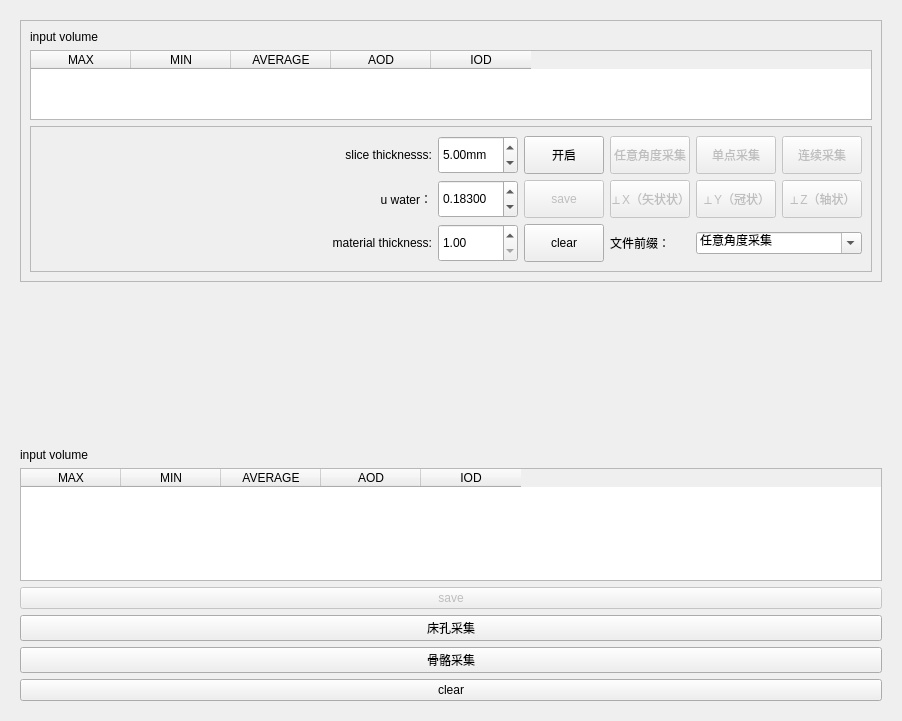
<?xml version="1.0" encoding="UTF-8"?>
<ui version="4.0">
 <class>qSlicerCalculusModuleWidget</class>
 <widget class="qSlicerWidget" name="qSlicerCalculusModuleWidget">
  <property name="geometry">
   <rect>
    <x>0</x>
    <y>0</y>
    <width>902</width>
    <height>721</height>
   </rect>
  </property>
  <property name="windowTitle">
   <string>Form</string>
  </property>
  <layout class="QVBoxLayout" name="verticalLayout" stretch="2,1,2,0">
   <item>
    <widget class="ctkCollapsibleButton" name="CTKCollapsibleButton" native="true">
     <property name="text" stdset="0">
      <string>Stone Data</string>
     </property>
     <layout class="QVBoxLayout" name="verticalLayout_3" stretch="5">
      <item>
       <widget class="QFrame" name="comboxFrame">
        <property name="frameShape">
         <enum>QFrame::StyledPanel</enum>
        </property>
        <property name="frameShadow">
         <enum>QFrame::Raised</enum>
        </property>
        <layout class="QFormLayout" name="formLayout">
         <property name="fieldGrowthPolicy">
          <enum>QFormLayout::AllNonFixedFieldsGrow</enum>
         </property>
         <item row="0" column="0">
          <widget class="QLabel" name="label">
           <property name="text">
            <string>input volume</string>
           </property>
          </widget>
         </item>
         <item row="0" column="1">
          <widget class="qMRMLNodeComboBox" name="inputVolumeMRMLNodeComboBox" native="true">
           <property name="nodeTypes" stdset="0">
            <string>vtkMRMLScalarVolumeNode</string>
           </property>
           <property name="noneEnabled" stdset="0">
            <bool>true</bool>
           </property>
           <property name="addEnabled" stdset="0">
            <bool>false</bool>
           </property>
           <property name="removeEnabled" stdset="0">
            <bool>true</bool>
           </property>
           <property name="renameEnabled" stdset="0">
            <bool>false</bool>
           </property>
          </widget>
         </item>
         <item row="1" column="0" colspan="2">
          <widget class="QTableWidget" name="tableblock_2">
           <column>
            <property name="text">
             <string>MAX</string>
            </property>
           </column>
           <column>
            <property name="text">
             <string>MIN</string>
            </property>
           </column>
           <column>
            <property name="text">
             <string>AVERAGE</string>
            </property>
           </column>
           <column>
            <property name="text">
             <string>AOD</string>
            </property>
           </column>
           <column>
            <property name="text">
             <string>IOD</string>
            </property>
           </column>
          </widget>
         </item>
         <item row="5" column="0" colspan="2">
          <widget class="QFrame" name="frame">
           <property name="minimumSize">
            <size>
             <width>0</width>
             <height>0</height>
            </size>
           </property>
           <property name="frameShape">
            <enum>QFrame::StyledPanel</enum>
           </property>
           <property name="frameShadow">
            <enum>QFrame::Raised</enum>
           </property>
           <layout class="QGridLayout" name="gridLayout">
            <item row="5" column="3">
             <widget class="QDoubleSpinBox" name="uWaterSpinBox">
              <property name="minimumSize">
               <size>
                <width>80</width>
                <height>38</height>
               </size>
              </property>
              <property name="maximumSize">
               <size>
                <width>50</width>
                <height>16777215</height>
               </size>
              </property>
              <property name="decimals">
               <number>5</number>
              </property>
              <property name="value">
               <double>0.183000000000000</double>
              </property>
             </widget>
            </item>
            <item row="6" column="3">
             <widget class="QDoubleSpinBox" name="materialThickSpinBox">
              <property name="minimumSize">
               <size>
                <width>80</width>
                <height>38</height>
               </size>
              </property>
              <property name="maximumSize">
               <size>
                <width>50</width>
                <height>16777215</height>
               </size>
              </property>
              <property name="minimum">
               <double>1.000000000000000</double>
              </property>
              <property name="maximum">
               <double>20.000000000000000</double>
              </property>
             </widget>
            </item>
            <item row="6" column="6">
             <widget class="QPushButton" name="clearButton_2">
              <property name="minimumSize">
               <size>
                <width>80</width>
                <height>38</height>
               </size>
              </property>
              <property name="maximumSize">
               <size>
                <width>80</width>
                <height>16777215</height>
               </size>
              </property>
              <property name="text">
               <string>clear</string>
              </property>
             </widget>
            </item>
            <item row="5" column="6">
             <widget class="QPushButton" name="saveButton_2">
              <property name="enabled">
               <bool>false</bool>
              </property>
              <property name="minimumSize">
               <size>
                <width>80</width>
                <height>38</height>
               </size>
              </property>
              <property name="maximumSize">
               <size>
                <width>80</width>
                <height>16777215</height>
               </size>
              </property>
              <property name="text">
               <string>save</string>
              </property>
             </widget>
            </item>
            <item row="2" column="3">
             <widget class="QDoubleSpinBox" name="sliceThickSpinBox">
              <property name="minimumSize">
               <size>
                <width>80</width>
                <height>38</height>
               </size>
              </property>
              <property name="maximumSize">
               <size>
                <width>50</width>
                <height>16777215</height>
               </size>
              </property>
              <property name="suffix">
               <string>mm</string>
              </property>
              <property name="minimum">
               <double>1.000000000000000</double>
              </property>
              <property name="maximum">
               <double>20.000000000000000</double>
              </property>
              <property name="value">
               <double>5.000000000000000</double>
              </property>
             </widget>
            </item>
            <item row="2" column="6">
             <widget class="QPushButton" name="openBtn">
              <property name="enabled">
               <bool>true</bool>
              </property>
              <property name="minimumSize">
               <size>
                <width>80</width>
                <height>38</height>
               </size>
              </property>
              <property name="maximumSize">
               <size>
                <width>80</width>
                <height>16777215</height>
               </size>
              </property>
              <property name="text">
               <string>开启</string>
              </property>
              <property name="flat">
               <bool>false</bool>
              </property>
             </widget>
            </item>
            <item row="6" column="2">
             <widget class="QLabel" name="label_6">
              <property name="minimumSize">
               <size>
                <width>100</width>
                <height>38</height>
               </size>
              </property>
              <property name="text">
               <string>material thickness:</string>
              </property>
              <property name="alignment">
               <set>Qt::AlignRight|Qt::AlignTrailing|Qt::AlignVCenter</set>
              </property>
             </widget>
            </item>
            <item row="5" column="7">
             <widget class="QPushButton" name="x_verticalAcqStoneBtn">
              <property name="enabled">
               <bool>false</bool>
              </property>
              <property name="minimumSize">
               <size>
                <width>80</width>
                <height>38</height>
               </size>
              </property>
              <property name="maximumSize">
               <size>
                <width>80</width>
                <height>16777215</height>
               </size>
              </property>
              <property name="text">
               <string>⊥X（矢状状）</string>
              </property>
             </widget>
            </item>
            <item row="5" column="2">
             <widget class="QLabel" name="label_5">
              <property name="minimumSize">
               <size>
                <width>100</width>
                <height>38</height>
               </size>
              </property>
              <property name="text">
               <string>u water：</string>
              </property>
              <property name="alignment">
               <set>Qt::AlignRight|Qt::AlignTrailing|Qt::AlignVCenter</set>
              </property>
             </widget>
            </item>
            <item row="2" column="2">
             <widget class="QLabel" name="label_4">
              <property name="minimumSize">
               <size>
                <width>100</width>
                <height>38</height>
               </size>
              </property>
              <property name="text">
               <string>slice thicknesss:</string>
              </property>
              <property name="textFormat">
               <enum>Qt::PlainText</enum>
              </property>
              <property name="alignment">
               <set>Qt::AlignRight|Qt::AlignTrailing|Qt::AlignVCenter</set>
              </property>
             </widget>
            </item>
            <item row="5" column="8">
             <widget class="QPushButton" name="y_verticalAcqStoneBtn">
              <property name="enabled">
               <bool>false</bool>
              </property>
              <property name="minimumSize">
               <size>
                <width>80</width>
                <height>38</height>
               </size>
              </property>
              <property name="maximumSize">
               <size>
                <width>80</width>
                <height>16777215</height>
               </size>
              </property>
              <property name="text">
               <string>⊥Y（冠状）</string>
              </property>
             </widget>
            </item>
            <item row="2" column="7">
             <widget class="QPushButton" name="acqStoneBtn">
              <property name="enabled">
               <bool>false</bool>
              </property>
              <property name="minimumSize">
               <size>
                <width>80</width>
                <height>38</height>
               </size>
              </property>
              <property name="maximumSize">
               <size>
                <width>80</width>
                <height>16777215</height>
               </size>
              </property>
              <property name="text">
               <string>任意角度采集</string>
              </property>
             </widget>
            </item>
            <item row="2" column="8">
             <widget class="QPushButton" name="singleAcqStoneBtn">
              <property name="enabled">
               <bool>false</bool>
              </property>
              <property name="minimumSize">
               <size>
                <width>80</width>
                <height>38</height>
               </size>
              </property>
              <property name="maximumSize">
               <size>
                <width>80</width>
                <height>16777215</height>
               </size>
              </property>
              <property name="text">
               <string>单点采集</string>
              </property>
             </widget>
            </item>
            <item row="5" column="9">
             <widget class="QPushButton" name="z_verticalAcqStoneBtn">
              <property name="enabled">
               <bool>false</bool>
              </property>
              <property name="minimumSize">
               <size>
                <width>80</width>
                <height>38</height>
               </size>
              </property>
              <property name="maximumSize">
               <size>
                <width>80</width>
                <height>16777215</height>
               </size>
              </property>
              <property name="text">
               <string>⊥Z（轴状）</string>
              </property>
             </widget>
            </item>
            <item row="6" column="8" colspan="2">
             <widget class="QComboBox" name="fileNameComboBox">
              <property name="editable">
               <bool>true</bool>
              </property>
              <property name="frame">
               <bool>true</bool>
              </property>
              <item>
               <property name="text">
                <string>任意角度采集</string>
               </property>
              </item>
              <item>
               <property name="text">
                <string>单点采集</string>
               </property>
              </item>
              <item>
               <property name="text">
                <string>⊥X（矢状状）</string>
               </property>
              </item>
              <item>
               <property name="text">
                <string>⊥Y（冠状）</string>
               </property>
              </item>
              <item>
               <property name="text">
                <string>⊥Z（轴状）</string>
               </property>
              </item>
              <item>
               <property name="text">
                <string>连续采集</string>
               </property>
              </item>
              <item>
               <property name="text">
                <string>床孔采集</string>
               </property>
              </item>
              <item>
               <property name="text">
                <string>骨骼采集</string>
               </property>
              </item>
             </widget>
            </item>
            <item row="6" column="7">
             <widget class="QLabel" name="label_2">
              <property name="text">
               <string>文件前缀：</string>
              </property>
             </widget>
            </item>
            <item row="2" column="9">
             <widget class="QPushButton" name="continueAcqStoneBtn">
              <property name="enabled">
               <bool>false</bool>
              </property>
              <property name="minimumSize">
               <size>
                <width>80</width>
                <height>38</height>
               </size>
              </property>
              <property name="maximumSize">
               <size>
                <width>80</width>
                <height>16777215</height>
               </size>
              </property>
              <property name="text">
               <string>连续采集</string>
              </property>
             </widget>
            </item>
           </layout>
          </widget>
         </item>
        </layout>
       </widget>
      </item>
     </layout>
    </widget>
   </item>
   <item>
    <widget class="ctkCollapsibleButton" name="CTKCollapsibleButton_2" native="true">
     <property name="text" stdset="0">
      <string>Reformat Area</string>
     </property>
     <layout class="QVBoxLayout" name="verticalLayout_4" stretch="0">
      <item>
       <widget class="qSlicerCalculusReformatWidget" name="reformatWidget" native="true"/>
      </item>
     </layout>
    </widget>
   </item>
   <item>
    <widget class="ctkCollapsibleButton" name="CTKCollapsibleButton_3" native="true">
     <property name="text" stdset="0">
      <string>Bed Hole Parameter</string>
     </property>
     <layout class="QFormLayout" name="formLayout_2">
      <property name="fieldGrowthPolicy">
       <enum>QFormLayout::AllNonFixedFieldsGrow</enum>
      </property>
      <item row="0" column="0">
       <widget class="QLabel" name="label_3">
        <property name="text">
         <string>input volume</string>
        </property>
       </widget>
      </item>
      <item row="0" column="1">
       <widget class="qMRMLNodeComboBox" name="inputVolumeMRMLNodeComboBox_2" native="true">
        <property name="nodeTypes" stdset="0">
         <string>vtkMRMLScalarVolumeNode</string>
        </property>
        <property name="noneEnabled" stdset="0">
         <bool>true</bool>
        </property>
        <property name="addEnabled" stdset="0">
         <bool>false</bool>
        </property>
        <property name="removeEnabled" stdset="0">
         <bool>true</bool>
        </property>
        <property name="renameEnabled" stdset="0">
         <bool>false</bool>
        </property>
       </widget>
      </item>
      <item row="1" column="0" colspan="2">
       <widget class="QTableWidget" name="tableblock">
        <column>
         <property name="text">
          <string>MAX</string>
         </property>
        </column>
        <column>
         <property name="text">
          <string>MIN</string>
         </property>
        </column>
        <column>
         <property name="text">
          <string>AVERAGE</string>
         </property>
        </column>
        <column>
         <property name="text">
          <string>AOD</string>
         </property>
        </column>
        <column>
         <property name="text">
          <string>IOD</string>
         </property>
        </column>
       </widget>
      </item>
      <item row="2" column="0" colspan="2">
       <widget class="QPushButton" name="saveButton">
        <property name="enabled">
         <bool>false</bool>
        </property>
        <property name="text">
         <string>save</string>
        </property>
       </widget>
      </item>
      <item row="3" column="0" colspan="2">
       <widget class="QPushButton" name="generateButton">
        <property name="text">
         <string>床孔采集</string>
        </property>
       </widget>
      </item>
      <item row="5" column="0" colspan="2">
       <widget class="QPushButton" name="clearButton">
        <property name="text">
         <string>clear</string>
        </property>
       </widget>
      </item>
      <item row="4" column="0" colspan="2">
       <widget class="QPushButton" name="generateButton_2">
        <property name="text">
         <string>骨骼采集</string>
        </property>
       </widget>
      </item>
     </layout>
    </widget>
   </item>
   <item>
    <spacer name="verticalSpacer">
     <property name="orientation">
      <enum>Qt::Vertical</enum>
     </property>
     <property name="sizeHint" stdset="0">
      <size>
       <width>0</width>
       <height>0</height>
      </size>
     </property>
    </spacer>
   </item>
  </layout>
 </widget>
 <customwidgets>
  <customwidget>
   <class>ctkCollapsibleButton</class>
   <extends>QWidget</extends>
   <header>ctkCollapsibleButton.h</header>
   <container>1</container>
  </customwidget>
  <customwidget>
   <class>qMRMLNodeComboBox</class>
   <extends>QWidget</extends>
   <header>qMRMLNodeComboBox.h</header>
   <container>1</container>
   <slots>
    <slot>setMRMLScene(vtkMRMLScene*)</slot>
   </slots>
  </customwidget>
  <customwidget>
   <class>qSlicerWidget</class>
   <extends>QWidget</extends>
   <header>qSlicerWidget.h</header>
   <container>1</container>
  </customwidget>
  <customwidget>
   <class>qSlicerCalculusReformatWidget</class>
   <extends>QWidget</extends>
   <header>qslicercalculusreformatwidget.h</header>
   <container>1</container>
   <slots>
    <slot>onMRMLSceneChanged(vtkMRMLScene*)</slot>
   </slots>
  </customwidget>
 </customwidgets>
 <resources/>
 <connections>
  <connection>
   <sender>qSlicerCalculusModuleWidget</sender>
   <signal>mrmlSceneChanged(vtkMRMLScene*)</signal>
   <receiver>inputVolumeMRMLNodeComboBox</receiver>
   <slot>setMRMLScene(vtkMRMLScene*)</slot>
   <hints>
    <hint type="sourcelabel">
     <x>3</x>
     <y>78</y>
    </hint>
    <hint type="destinationlabel">
     <x>282</x>
     <y>48</y>
    </hint>
   </hints>
  </connection>
  <connection>
   <sender>qSlicerCalculusModuleWidget</sender>
   <signal>mrmlSceneChanged(vtkMRMLScene*)</signal>
   <receiver>reformatWidget</receiver>
   <slot>onMRMLSceneChanged(vtkMRMLScene*)</slot>
   <hints>
    <hint type="sourcelabel">
     <x>112</x>
     <y>4</y>
    </hint>
    <hint type="destinationlabel">
     <x>225</x>
     <y>252</y>
    </hint>
   </hints>
  </connection>
  <connection>
   <sender>qSlicerCalculusModuleWidget</sender>
   <signal>mrmlSceneChanged(vtkMRMLScene*)</signal>
   <receiver>inputVolumeMRMLNodeComboBox_2</receiver>
   <slot>setMRMLScene(vtkMRMLScene*)</slot>
   <hints>
    <hint type="sourcelabel">
     <x>450</x>
     <y>360</y>
    </hint>
    <hint type="destinationlabel">
     <x>489</x>
     <y>318</y>
    </hint>
   </hints>
  </connection>
 </connections>
 <slots>
  <signal>mrmlSceneChanged(vtkMRMLScene*)</signal>
 </slots>
</ui>
